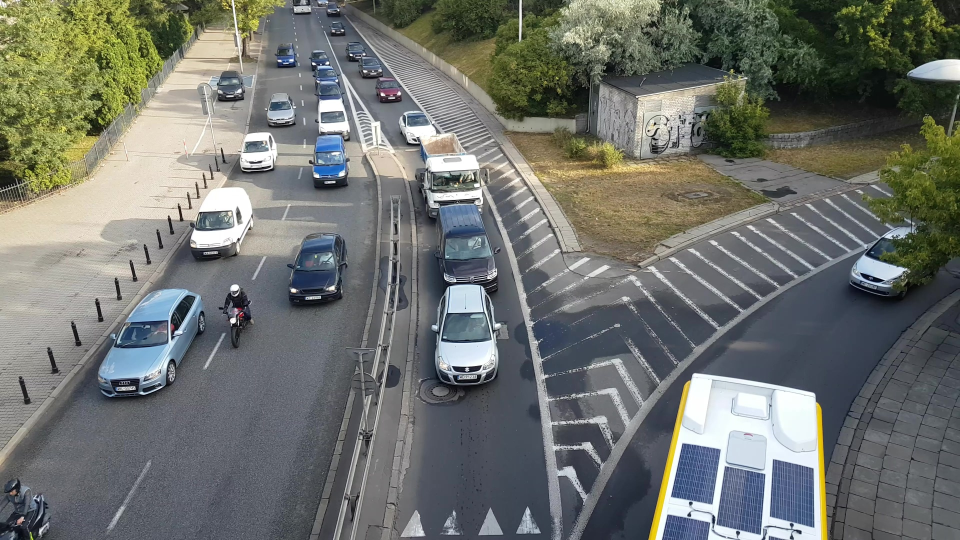
#> input picture colorDiv/1080P/10.jpg, 1920 x 1080 px, found by its file name (shown at 1/2 size); its folder holds 4 pictures in this run
$ python colorDiv.py
#> lines starting #> are read from the running program, lines starting #| are printed output that depends on the picture
from PIL import Image
import time, os

def get_pixel_colors(image_path, save_path, filename):
#> called with filename = '10.jpg'
    try:
        # 打开图像文件
        image = Image.open(image_path)
#> image is the input picture: PIL image 1920x1080 RGB; mean R, G, B 111.2, 114.5, 109.2

        # 获取图像的像素数据
        pixel_data = image.load()

        # 获取图像的宽度和高度
        width, height = image.size
#> width = 1920; height = 1080

        # 存储像素颜色的列表
        pixel_colors = []

        # 遍历图像的每个像素
        for y in range(height):
            for x in range(width):
                # 获取像素的RGB颜色值
                r, g, b = pixel_data[x, y]

                if not (abs(r - g) <= 20 and abs(r - b) <= 20 and abs(g - b) <= 20 and 180 <= r <= 210) and not (abs(r - 80) <= 10 and abs(g - 100) <= 10 and abs(b - 110) <= 10):
                        pixel_data[x, y] = (255, g, b)

        modified_image_path = save_path + filename + ".jpg"
        image.save(modified_image_path)
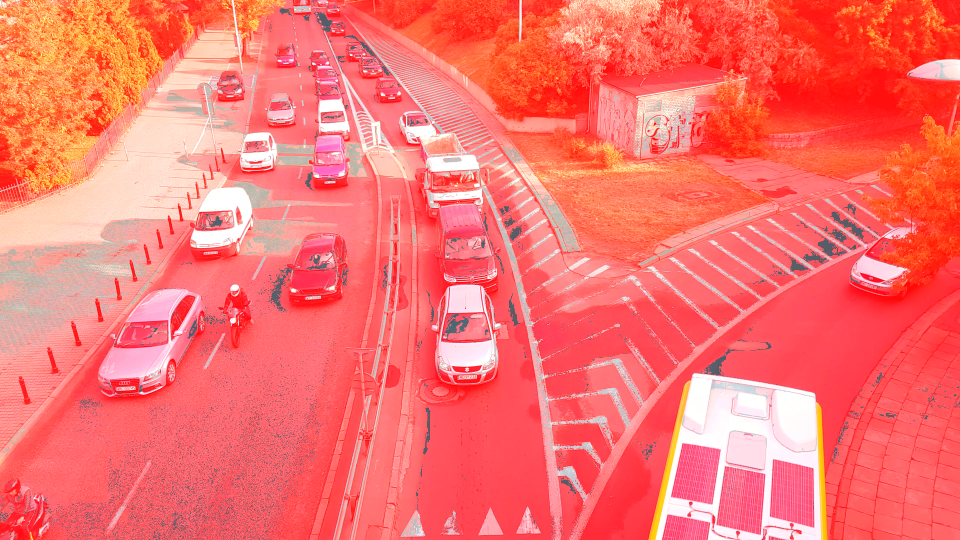
#> saved as 10.jpg.jpg: PIL image 1920x1080 RGB (shown at 1/2 size); mean R, G, B 249.9, 114.5, 109.2

    except IOError:
        print("无法打开图像文件:", image_path)

def process_images_in_folder(folder_path, save_path):
    # 遍历文件夹内的所有文件
    for filename in os.listdir(folder_path):
        # 拼接文件的完整路径
        file_path = os.path.join(folder_path, filename)

        # 判断文件是否是图像文件（可根据需要增加其他文件类型的判断条件）
        if os.path.isfile(file_path) and file_path.lower().endswith(('.png', '.jpg', '.jpeg', '.gif')):
            get_pixel_colors(file_path, save_path, filename)
#> pass 2 of the loop in process_images_in_folder, `for filename in os.listdir(folder_path):`:
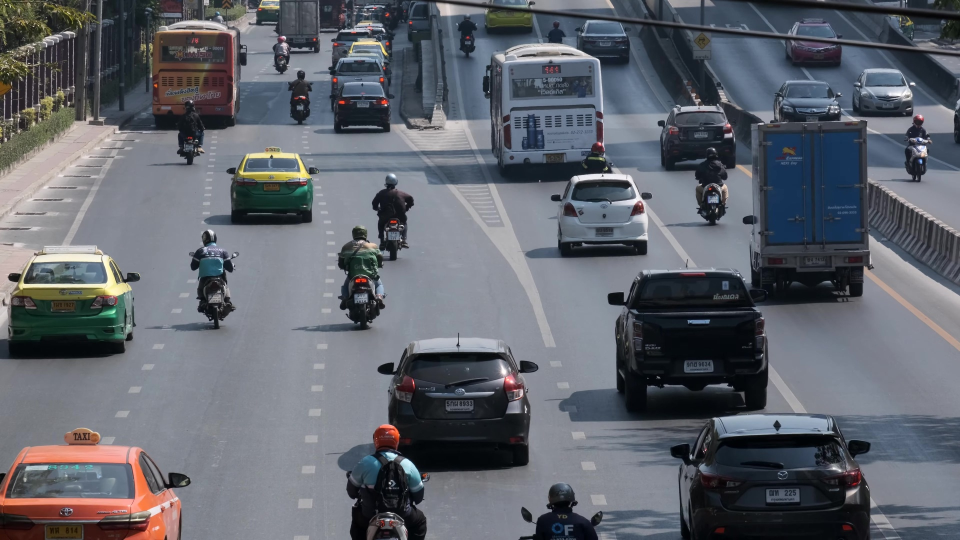
#> input picture colorDiv/1080P/101.jpg, 1920 x 1080 px, found by its file name (shown at 1/2 size)
#> in get_pixel_colors, image is the input picture: PIL image 1920x1080 RGB; mean R, G, B 96.3, 100.1, 108.1
#> in get_pixel_colors (call 2), `image.save(modified_image_path)`:
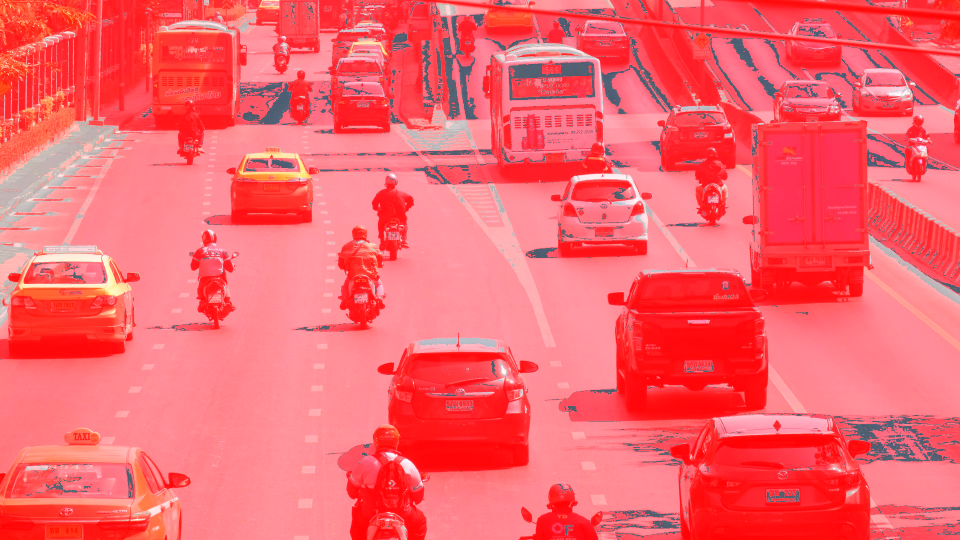
#> saved as 101.jpg.jpg: PIL image 1920x1080 RGB (shown at 1/2 size); mean R, G, B 248.1, 100.1, 108.1
#> pass 3 of the loop in process_images_in_folder, `for filename in os.listdir(folder_path):`:
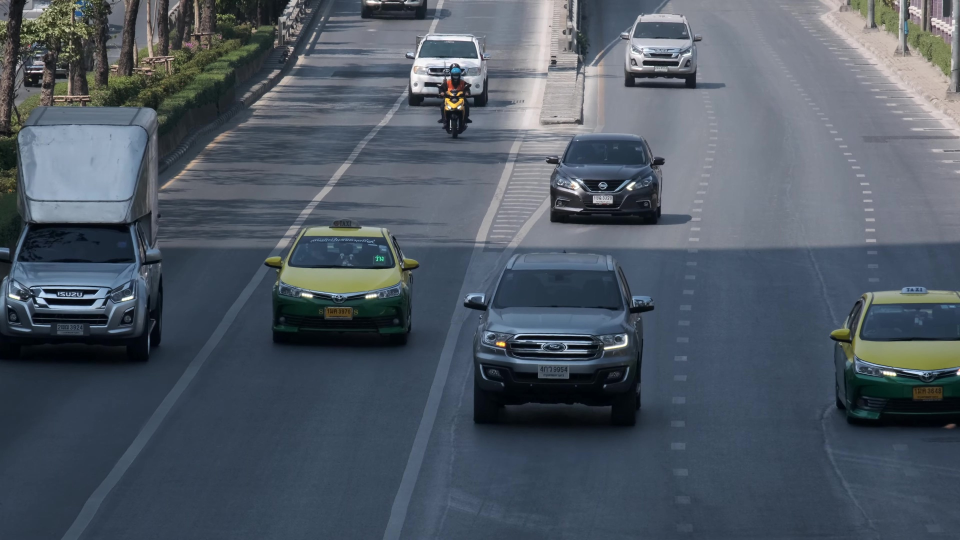
#> input picture colorDiv/1080P/102.jpg, 1920 x 1080 px, found by its file name (shown at 1/2 size)
#> in get_pixel_colors, image is the input picture: PIL image 1920x1080 RGB; mean R, G, B 79, 88.8, 99.7
#> in get_pixel_colors (call 3), `image.save(modified_image_path)`:
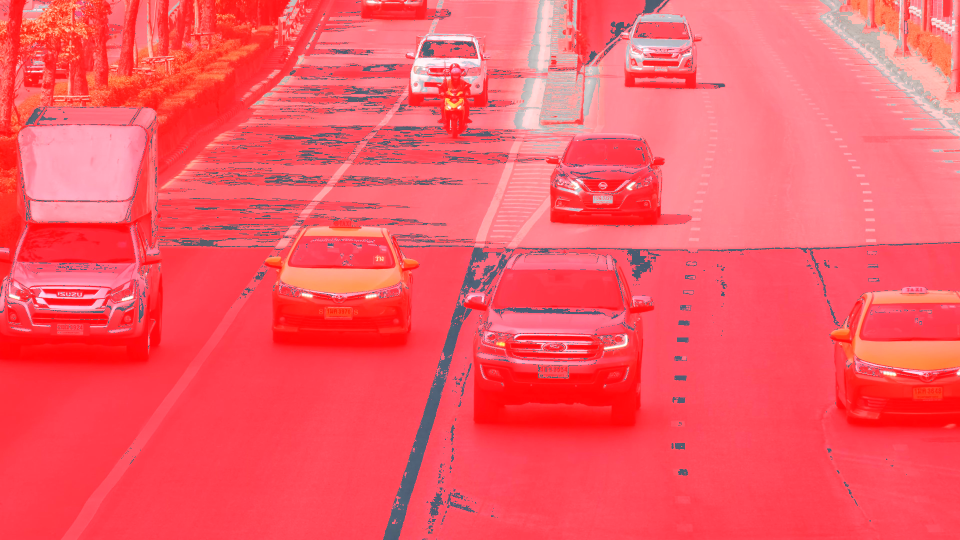
#> saved as 102.jpg.jpg: PIL image 1920x1080 RGB (shown at 1/2 size); mean R, G, B 248.4, 88.8, 99.7
#> the loop made 4 passes; the first 3 are shown


image_path = "D:\\Curriculum_document\\2022Summer\\Image-segmentation\\colorDiv\\1080P\\"  # 替换为你的图片文件路径
save_path = "D:\\Curriculum_document\\2022Summer\\Image-segmentation\\colorDiv\\1080P_Div\\"

start_time = time.time()
process_images_in_folder(image_path, save_path)
end_time = time.time()
elapsed_time = end_time - start_time
print("代码执行耗时: {:.4f} 秒".format(elapsed_time))
